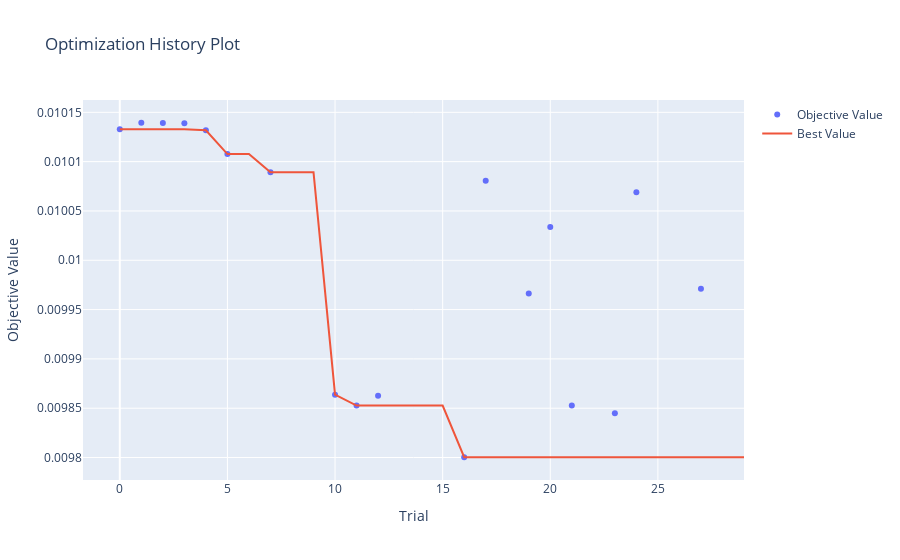
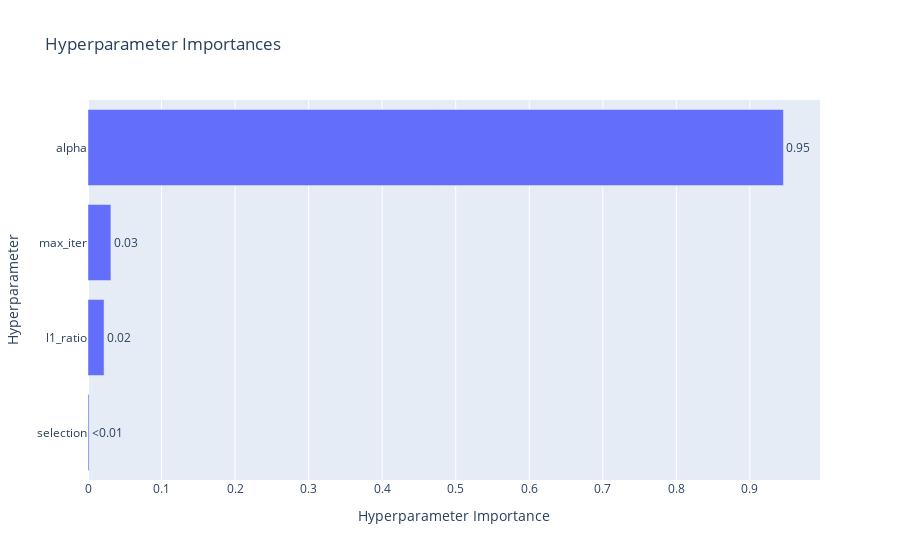
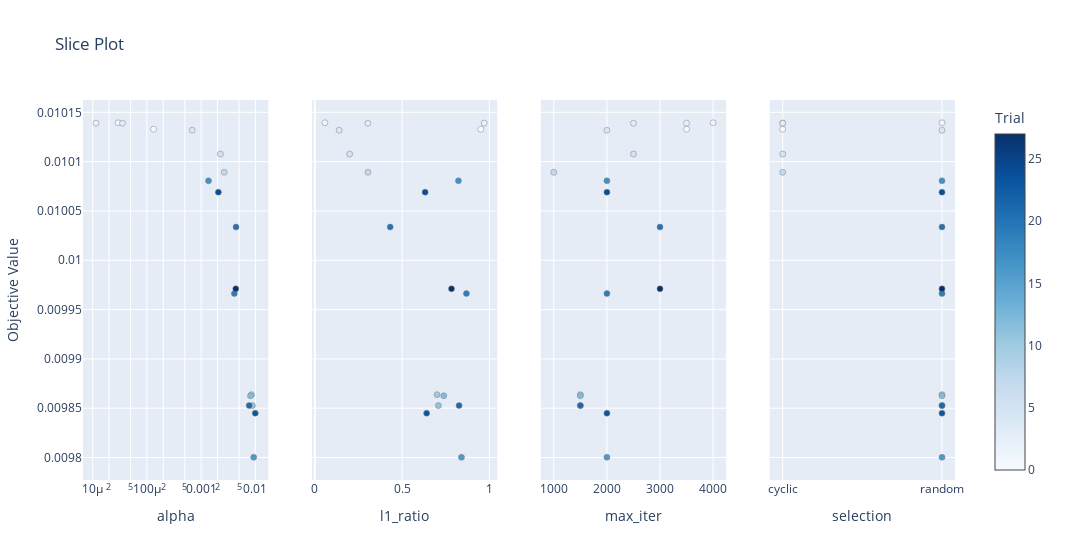
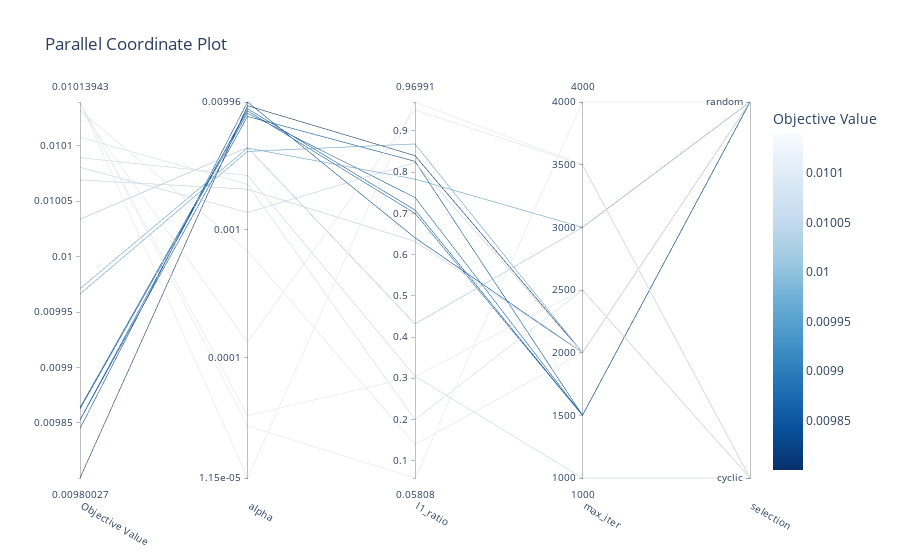

Notebook cell for these charts, in order:
### Code cell
study = results[0]["study"]

vis.plot_optimization_history(study).show()
vis.plot_param_importances(study).show()
vis.plot_slice(study).show()
vis.plot_parallel_coordinate(study).show()
vis.plot_contour(study).show()
vis.plot_edf(study).show()

### Figure 1 — Plotly figure (JSON) as saved in the notebook; plotly's stock layout.template omitted (floating-point values rounded to 4 significant figures)
{"data": [{"mode": "markers", "name": "Objective Value", "x": [0, 1, 2, 3, 4, 5, 7, 10, 11, 12, 16, 17, 19, 20, 21, 23, 24, 27], "y": [0.01013, 0.01014, 0.01014, 0.01014, 0.01013, 0.01011, 0.01009, 0.009864, 0.009853, 0.009863, 0.0098, 0.01008, 0.009966, 0.01003, 0.009853, 0.009845, 0.01007, 0.009971], "type": "scatter"}, {"mode": "lines", "name": "Best Value", "x": [0, 1, 2, 3, 4, 5, 6, 7, 8, 9, 10, 11, 12, 13, 14, 15, 16, 17, 18, 19, 20, 21, 22, 23, 24, 25, 26, 27, 28, 29], "y": [0.01013, 0.01013, 0.01013, 0.01013, 0.01013, 0.01011, 0.01011, 0.01009, 0.01009, 0.01009, 0.009864, 0.009853, 0.009853, 0.009853, 0.009853, 0.009853, 0.0098, 0.0098, 0.0098, 0.0098, 0.0098, 0.0098, 0.0098, 0.0098, 0.0098, 0.0098, 0.0098, 0.0098, 0.0098, 0.0098], "type": "scatter"}, {"marker": {"color": "#cccccc"}, "mode": "markers", "name": "Infeasible Trial", "showlegend": false, "x": [], "y": [], "type": "scatter"}], "layout": {"title": {"text": "Optimization History Plot"}, "xaxis": {"title": {"text": "Trial"}}, "yaxis": {"title": {"text": "Objective Value"}}}}

### Figure 2 — Plotly figure (JSON) as saved in the notebook; plotly's stock layout.template omitted (floating-point values rounded to 4 significant figures)
{"data": [{"cliponaxis": false, "hovertemplate": ["selection (CategoricalDistribution): 0.0014551543516638536<extra></extra>", "l1_ratio (FloatDistribution): 0.021832922593694216<extra></extra>", "max_iter (IntDistribution): 0.031135411063168396<extra></extra>", "alpha (FloatDistribution): 0.9455765119914736<extra></extra>"], "name": "Objective Value", "orientation": "h", "text": ["<0.01", "0.02", "0.03", "0.95"], "textposition": "outside", "x": [0.001455, 0.02183, 0.03114, 0.9456], "y": ["selection", "l1_ratio", "max_iter", "alpha"], "type": "bar"}], "layout": {"title": {"text": "Hyperparameter Importances"}, "xaxis": {"title": {"text": "Hyperparameter Importance"}}, "yaxis": {"title": {"text": "Hyperparameter"}}}}

### Figure 3 — Plotly figure (JSON) as saved in the notebook; plotly's stock layout.template omitted (floating-point values rounded to 4 significant figures)
{"data": [{"marker": {"color": [0, 1, 2, 3, 4, 5, 7, 10, 11, 12, 16, 17, 19, 20, 21, 23, 24, 27], "colorbar": {"title": {"text": "Trial"}, "x": 1.0, "xpad": 40}, "colorscale": [[0.0, "rgb(247,251,255)"], [0.125, "rgb(222,235,247)"], [0.25, "rgb(198,219,239)"], [0.375, "rgb(158,202,225)"], [0.5, "rgb(107,174,214)"], [0.625, "rgb(66,146,198)"], [0.75, "rgb(33,113,181)"], [0.875, "rgb(8,81,156)"], [1.0, "rgb(8,48,107)"]], "line": {"color": "Grey", "width": 0.5}, "showscale": true}, "mode": "markers", "name": "Feasible Trial", "showlegend": false, "x": [0.0001329, 2.938e-05, 1.153e-05, 3.55e-05, 0.0006848, 0.002267, 0.002662, 0.008497, 0.008824, 0.00814, 0.009311, 0.001368, 0.004093, 0.004395, 0.007682, 0.009959, 0.002077, 0.004353], "y": [0.01013, 0.01014, 0.01014, 0.01014, 0.01013, 0.01011, 0.01009, 0.009864, 0.009853, 0.009863, 0.0098, 0.01008, 0.009966, 0.01003, 0.009853, 0.009845, 0.01007, 0.009971], "type": "scatter", "xaxis": "x", "yaxis": "y"}, {"marker": {"color": [0, 1, 2, 3, 4, 5, 7, 10, 11, 12, 16, 17, 19, 20, 21, 23, 24, 27], "colorbar": {"title": {"text": "Trial"}, "x": 1.0, "xpad": 40}, "colorscale": [[0.0, "rgb(247,251,255)"], [0.125, "rgb(222,235,247)"], [0.25, "rgb(198,219,239)"], [0.375, "rgb(158,202,225)"], [0.5, "rgb(107,174,214)"], [0.625, "rgb(66,146,198)"], [0.75, "rgb(33,113,181)"], [0.875, "rgb(8,81,156)"], [1.0, "rgb(8,48,107)"]], "line": {"color": "Grey", "width": 0.5}, "showscale": false}, "mode": "markers", "name": "Feasible Trial", "showlegend": false, "x": [0.9507, 0.05808, 0.9699, 0.3042, 0.1395, 0.1997, 0.3046, 0.6999, 0.7079, 0.7384, 0.8398, 0.8226, 0.8682, 0.4318, 0.826, 0.6405, 0.6319, 0.7829], "y": [0.01013, 0.01014, 0.01014, 0.01014, 0.01013, 0.01011, 0.01009, 0.009864, 0.009853, 0.009863, 0.0098, 0.01008, 0.009966, 0.01003, 0.009853, 0.009845, 0.01007, 0.009971], "type": "scatter", "xaxis": "x2", "yaxis": "y2"}, {"marker": {"color": [0, 1, 2, 3, 4, 5, 7, 10, 11, 12, 16, 17, 19, 20, 21, 23, 24, 27], "colorbar": {"title": {"text": "Trial"}, "x": 1.0, "xpad": 40}, "colorscale": [[0.0, "rgb(247,251,255)"], [0.125, "rgb(222,235,247)"], [0.25, "rgb(198,219,239)"], [0.375, "rgb(158,202,225)"], [0.5, "rgb(107,174,214)"], [0.625, "rgb(66,146,198)"], [0.75, "rgb(33,113,181)"], [0.875, "rgb(8,81,156)"], [1.0, "rgb(8,48,107)"]], "line": {"color": "Grey", "width": 0.5}, "showscale": false}, "mode": "markers", "name": "Feasible Trial", "showlegend": false, "x": [3500, 4000, 3500, 2500, 2000, 2500, 1000, 1500, 1500, 1500, 2000, 2000, 2000, 3000, 1500, 2000, 2000, 3000], "y": [0.01013, 0.01014, 0.01014, 0.01014, 0.01013, 0.01011, 0.01009, 0.009864, 0.009853, 0.009863, 0.0098, 0.01008, 0.009966, 0.01003, 0.009853, 0.009845, 0.01007, 0.009971], "type": "scatter", "xaxis": "x3", "yaxis": "y3"}, {"marker": {"color": [0, 1, 2, 3, 4, 5, 7, 10, 11, 12, 16, 17, 19, 20, 21, 23, 24, 27], "colorbar": {"title": {"text": "Trial"}, "x": 1.0, "xpad": 40}, "colorscale": [[0.0, "rgb(247,251,255)"], [0.125, "rgb(222,235,247)"], [0.25, "rgb(198,219,239)"], [0.375, "rgb(158,202,225)"], [0.5, "rgb(107,174,214)"], [0.625, "rgb(66,146,198)"], [0.75, "rgb(33,113,181)"], [0.875, "rgb(8,81,156)"], [1.0, "rgb(8,48,107)"]], "line": {"color": "Grey", "width": 0.5}, "showscale": false}, "mode": "markers", "name": "Feasible Trial", "showlegend": false, "x": ["cyclic", "random", "cyclic", "cyclic", "random", "cyclic", "cyclic", "random", "random", "random", "random", "random", "random", "random", "random", "random", "random", "random"], "y": [0.01013, 0.01014, 0.01014, 0.01014, 0.01013, 0.01011, 0.01009, 0.009864, 0.009853, 0.009863, 0.0098, 0.01008, 0.009966, 0.01003, 0.009853, 0.009845, 0.01007, 0.009971], "type": "scatter", "xaxis": "x4", "yaxis": "y4"}], "layout": {"xaxis": {"anchor": "y", "domain": [0.0, 0.2125], "title": {"text": "alpha"}, "type": "log"}, "yaxis": {"anchor": "x", "domain": [0.0, 1.0], "title": {"text": "Objective Value"}}, "xaxis2": {"anchor": "y2", "domain": [0.2625, 0.475], "title": {"text": "l1_ratio"}}, "yaxis2": {"anchor": "x2", "domain": [0.0, 1.0], "matches": "y", "showticklabels": false}, "xaxis3": {"anchor": "y3", "domain": [0.525, 0.7375], "title": {"text": "max_iter"}}, "yaxis3": {"anchor": "x3", "domain": [0.0, 1.0], "matches": "y", "showticklabels": false}, "xaxis4": {"anchor": "y4", "domain": [0.7875, 1.0], "title": {"text": "selection"}, "type": "category", "categoryorder": "array", "categoryarray": ["cyclic", "random"]}, "yaxis4": {"anchor": "x4", "domain": [0.0, 1.0], "matches": "y", "showticklabels": false}, "title": {"text": "Slice Plot"}, "width": 1200}}

### Figure 4 — Plotly figure (JSON) as saved in the notebook; plotly's stock layout.template omitted (floating-point values rounded to 4 significant figures)
{"data": [{"dimensions": [{"label": "Objective Value", "range": [0.0098, 0.01014], "values": [0.01013, 0.01014, 0.01014, 0.01014, 0.01013, 0.01011, 0.01009, 0.009864, 0.009853, 0.009863, 0.0098, 0.01008, 0.009966, 0.01003, 0.009853, 0.009845, 0.01007, 0.009971]}, {"label": "alpha", "range": [-4.938, -2.002], "ticktext": ["1.15e-05", "0.0001", "0.001", "0.00996"], "tickvals": [-4.938, -4, -3, -2.002], "values": [-3.876, -4.532, -4.938, -4.45, -3.164, -2.644, -2.575, -2.071, -2.054, -2.089, -2.031, -2.864, -2.388, -2.357, -2.115, -2.002, -2.683, -2.361]}, {"label": "l1_ratio", "range": [0.05808, 0.9699], "values": [0.9507, 0.05808, 0.9699, 0.3042, 0.1395, 0.1997, 0.3046, 0.6999, 0.7079, 0.7384, 0.8398, 0.8226, 0.8682, 0.4318, 0.826, 0.6405, 0.6319, 0.7829]}, {"label": "max_iter", "range": [1000, 4000], "values": [3500, 4000, 3500, 2500, 2000, 2500, 1000, 1500, 1500, 1500, 2000, 2000, 2000, 3000, 1500, 2000, 2000, 3000]}, {"label": "selection", "range": [0, 1], "ticktext": ["cyclic", "random"], "tickvals": [0, 1], "values": [0, 1, 0, 0, 1, 0, 0, 1, 1, 1, 1, 1, 1, 1, 1, 1, 1, 1]}], "labelangle": 30, "labelside": "bottom", "line": {"color": [0.01013, 0.01014, 0.01014, 0.01014, 0.01013, 0.01011, 0.01009, 0.009864, 0.009853, 0.009863, 0.0098, 0.01008, 0.009966, 0.01003, 0.009853, 0.009845, 0.01007, 0.009971], "colorbar": {"title": {"text": "Objective Value"}}, "colorscale": [[0.0, "rgb(247,251,255)"], [0.125, "rgb(222,235,247)"], [0.25, "rgb(198,219,239)"], [0.375, "rgb(158,202,225)"], [0.5, "rgb(107,174,214)"], [0.625, "rgb(66,146,198)"], [0.75, "rgb(33,113,181)"], [0.875, "rgb(8,81,156)"], [1.0, "rgb(8,48,107)"]], "reversescale": true, "showscale": true}, "type": "parcoords"}], "layout": {"title": {"text": "Parallel Coordinate Plot"}}}
